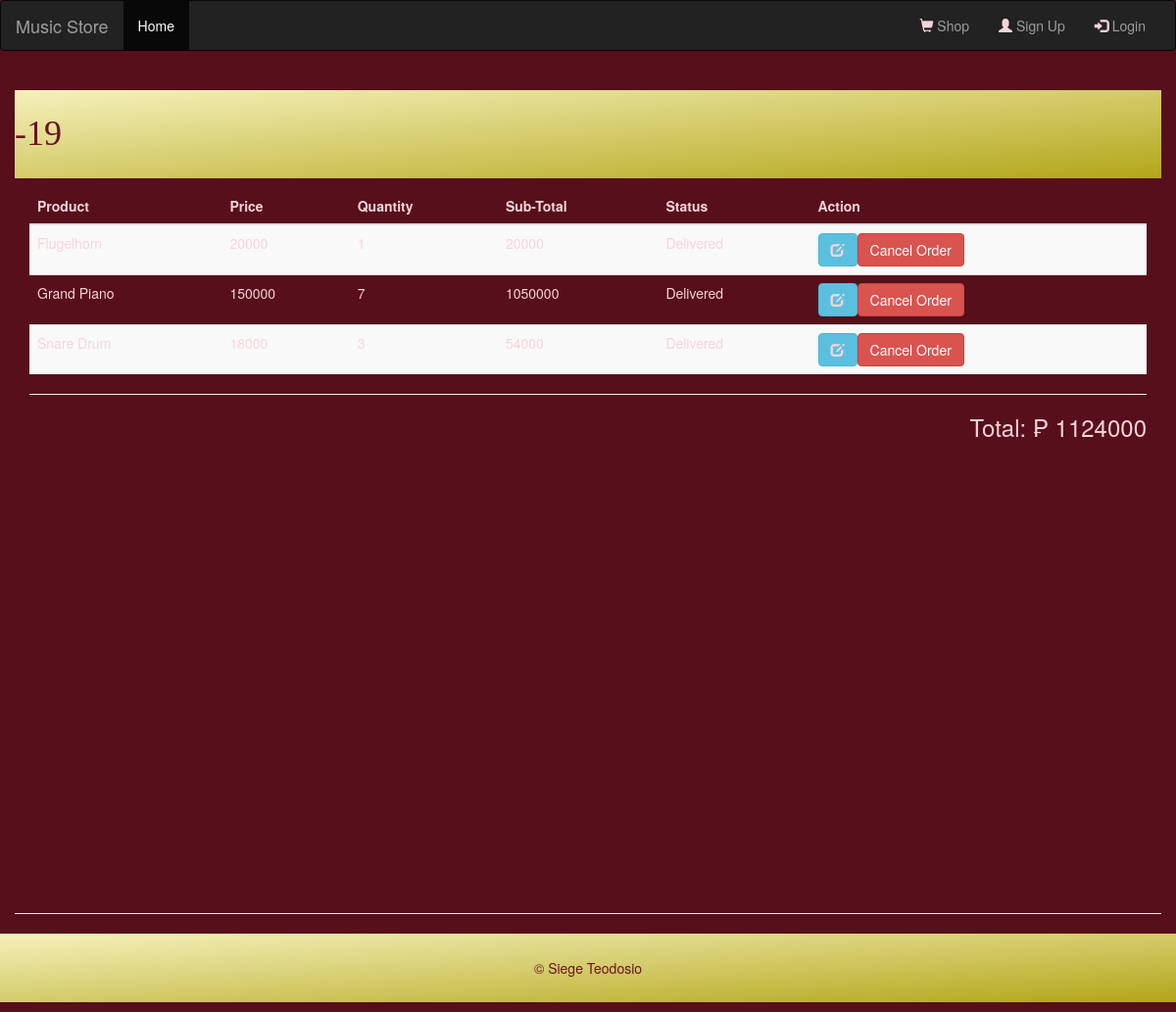
Screenshot of /orderItem.php?id=19 with the database file from the repository.
### tables this page shows
CREATE TABLE `order_items` (
  `ordItemId` int(11) NOT NULL,
  `Order_Number` int(11) DEFAULT NULL,
  `Item` int(11) DEFAULT NULL,
  `Quantity` int(11) DEFAULT NULL,
  `Status` varchar(255) DEFAULT NULL
);

CREATE TABLE `items` (
  `id` int(11) NOT NULL,
  `product_name` varchar(255) DEFAULT NULL,
  `price` int(11) DEFAULT NULL,
  `category_id` int(11) NOT NULL,
  `image` varchar(255) DEFAULT NULL,
  `product_desc` varchar(255) DEFAULT NULL
);

### orderItem.php (the view, shortened to what this page needs)
<?php include "includes/top.php"; ?>
<?php include "includes/nav.php"; ?>
<div class="container-fluid">
<?php
$id = $_GET['id'];
$name = $_GET['name'];
echo "<h1>$name-$id</h1>";
echo "<div class='container'><table class='table table-striped table-responsive'>
    <thead>
      <tr>
        <th>Product</th>
        <th>Price</th>
        <th>Quantity</th>
        <th>Sub-Total</th>
        <th>Status</th>
        <th>Action</th>
      </tr>
    </thead>
    <tbody>";
include "includes/db_config.php";
$sql = "SELECT * FROM order_items LEFT JOIN items ON (order_items.Item = items.id) WHERE Order_Number = $id ";
$result =  mysqli_query($conn,$sql);
			$grand_total = 0;
if (mysqli_num_rows($result) > 0) {
	while ($row = mysqli_fetch_assoc($result)) {
			$subTotal = $row['Quantity'] * $row['price'];
			$grand_total += $subTotal;
			$id = $_GET['id'];
			echo "<tr><td>$row[product_name]</td><td>$row[price] </td><td id=quantity$row[id]>$row[Quantity]</td><td>$subTotal</td><td>$row[Status]</td><td><a href='#'class='btn btn-info'  onclick=\"quantity($row[id],$row[Quantity],$id,'$name')\"><i class='glyphicon glyphicon-edit'></i></a><a  href='action/cancelRequest.php?Order_Number=$id&item=$row[id]&name=$name' class='btn btn-danger'>Cancel Order</a></td></tr>";
	}
}
echo "</tbody></table>
              <hr>
              <h3 align='right'>Total: &#x20B1; <span id='grandTotal'>$grand_total </span></div>
              <hr>";
?>
</div>
<?php include "includes/bottom.php"; ?>

### includes/top.php (shortened to what this page needs)
<!DOCTYPE html>
<html lang=en>
<head>
	<link rel="stylesheet" type="text/css" href="assets/css/bootstrap.min.css">
	<link rel="stylesheet"  href="https://cdnjs.cloudflare.com/ajax/libs/font-awesome/4.7.0/css/font-awesome.min.css">
	<link rel="stylesheet" type="text/css" href="assets/css/style.css">
</head>
<body>

### includes/nav.php (shortened to what this page needs)
<nav class="navbar navbar-inverse">
	<div class="container-fluid">
		<div class="navbar-header">
			<a class="navbar-brand" href="index.php">Music Store</a>
		</div>
		<div class="collapse navbar-collapse" id="myNavbar">
			<ul class="nav navbar-nav">
				<li class="active"><a href="index.php">Home</a></li>
	 		</ul>
			<ul class="nav navbar-nav navbar-right">
				<li><a href="cart.php"><span class="glyphicon glyphicon-shopping-cart"></span> Shop <?php
        		if (isset($_SESSION["item_count"])) {
					echo "<span class='badge'>".$_SESSION["item_count"]."</span>";
       			 }?></a></li>
       			 <?php if (!isset($_SESSION['id'])) {
       			 	echo "
				<li><a href='#'  data-toggle='modal' data-target='#myModal' onclick=openForm(event,'Sign-Up')><span class='glyphicon glyphicon-user'></span> Sign Up</a></li>
				 <li><a href='#'  data-toggle='modal' data-target='#myModal' onclick=openForm(event,'Log-in')><span class='glyphicon glyphicon-log-in'></span> Login</a></li>
       			 	";
       			 } else {
       			 	echo "
       			 <li><a href='action/logout.php'>LogOut</a></li>
       			 	";
       			 }?>
			</ul>
		</div>
	</div>
</nav>

### includes/bottom.php
<footer style='min-height: 5%;'>
	<p>&copy; Siege Teodosio</p>
</footer>
</body>
</html>

### assets/css/style.css (style rules this page uses)
* { box-sizing:border-box; padding: 0; margin: 0; color: hsl(350, 70%, 90%); }
body>p, .glyphicon, button#close { color: hsl(350, 70%, 90%) !important; }
h1, footer>p { color: hsl(350, 70%, 25%); background: linear-gradient(to bottom right, hsl(55, 75%, 85%),hsl(55, 75%, 40%)); padding: 25px 0; }
body { background-color: hsl(350, 70%, 20%); color: hsl(350, 70%, 90%); }
footer { position: absolute; bottom: 1; width: 100%; }
footer>p { text-align: center; }
.container { min-height: 720px; }
h1 { font-family: serif; }

### rows the page displays
order_items: Item.product_name "Flugelhorn", Item.price "20000", Quantity "1", Status "Delivered"
order_items: Item.product_name "Grand Piano", Item.price "150000", Quantity "7", Quantity.price "1050000", Status "Delivered"
order_items: Item.product_name "Snare Drum", Item.price "18000", Quantity "3", Quantity.price "54000", Status "Delivered"

### other values shown
$id "19"
$grand_total "1124000"
